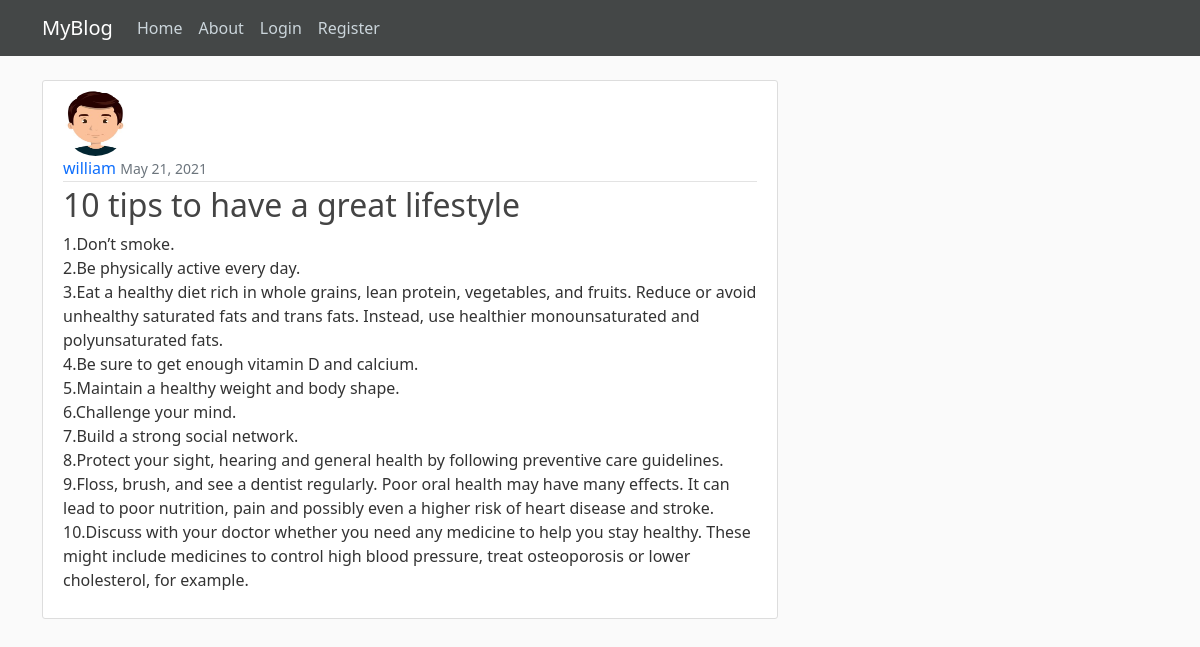
The page /post/30/ on the database its author committed.
### blog/models.py (models this page shows, shortened)
class Post(models.Model):
    title = models.CharField(max_length=100)
    content = models.TextField()
    date_posted = models.DateTimeField(default=timezone.now)
    author = models.ForeignKey(User, on_delete=models.CASCADE)

### users/models.py (models this page shows, shortened)
class Profile(models.Model):
    user = models.OneToOneField(User, on_delete=models.CASCADE)
    image = models.ImageField(default='default.jpg', upload_to='profile_pics')

### blog/views.py (the view)
# urls.py: path('post/<int:pk>/', PostDetailView.as_view(), name='post-detail'),
class PostDetailView(DetailView):
    model = Post

### blog/templates/blog/post_detail.html (shortened to what this page needs)
{% extends "blog/base.html" %}
{% block naman %}
  <article class="media content-section">
    <img class="rounded-circle article-img" src="{{ object.author.profile.image.url }}">
    <div class="media-body">
      <div class="article-metadata">
        <a class="mr-2" href="{% url 'user-posts' object.author.username %}"style="text-decoration: none;">{{ object.author }}</a>
        <small class="text-muted">{{ object.date_posted|date:"F d, Y" }}</small>
      </div>
      <h2 class="article-title">{{ object.title }}</h2>
      <p class="article-content">{{ object.content }}</p>
    </div>
  </article>
{% endblock naman %}

### blog/static/blog/main.css (style rules this page uses)
body { background: #fafafa; color: #333333; margin-top: 5rem; }
h1, h2, h3, h4, h5, h6 { color: #444444; }
.content-section { background: #ffffff; padding: 10px 20px; border: 1px solid #dddddd; border-radius: 3px; margin-bottom: 20px; }
.article-title { color: #444444; text-decoration: none; }
.article-content { white-space: pre-line; }
.article-img { height: 65px; width: 65px; margin-right: 16px; }
.article-metadata { padding-bottom: 1px; margin-bottom: 4px; border-bottom: 1px solid #e3e3e3 }

### rows shown on the page
Post: author.profile.image (picture), author "william", date_posted "May 21, 2021", title "10 tips to have a great lifestyle", content "1.Don’t smoke. 2.Be physically active every day. 3.Eat a healthy diet rich in whole grains, lean protein, vegetables, and fruits. Reduce or avoid unhealthy saturated fats and trans fats. Instead, use healthier monounsaturated and polyunsaturated fats. 4.Be sure to get enough vitamin D and calcium. 5.Maintain a healthy weight and body shape. 6.Challenge your mind. 7.Build a strong social network. 8.Protect your sight, hearing and general health by following preventive care guidelines. 9.Floss, brush, and see a dentist regularly. Poor oral health may have many effects. It can lead to poor nutrition, pain and possibly even a higher risk of heart disease and stroke. 10.Discuss with your doctor…"
